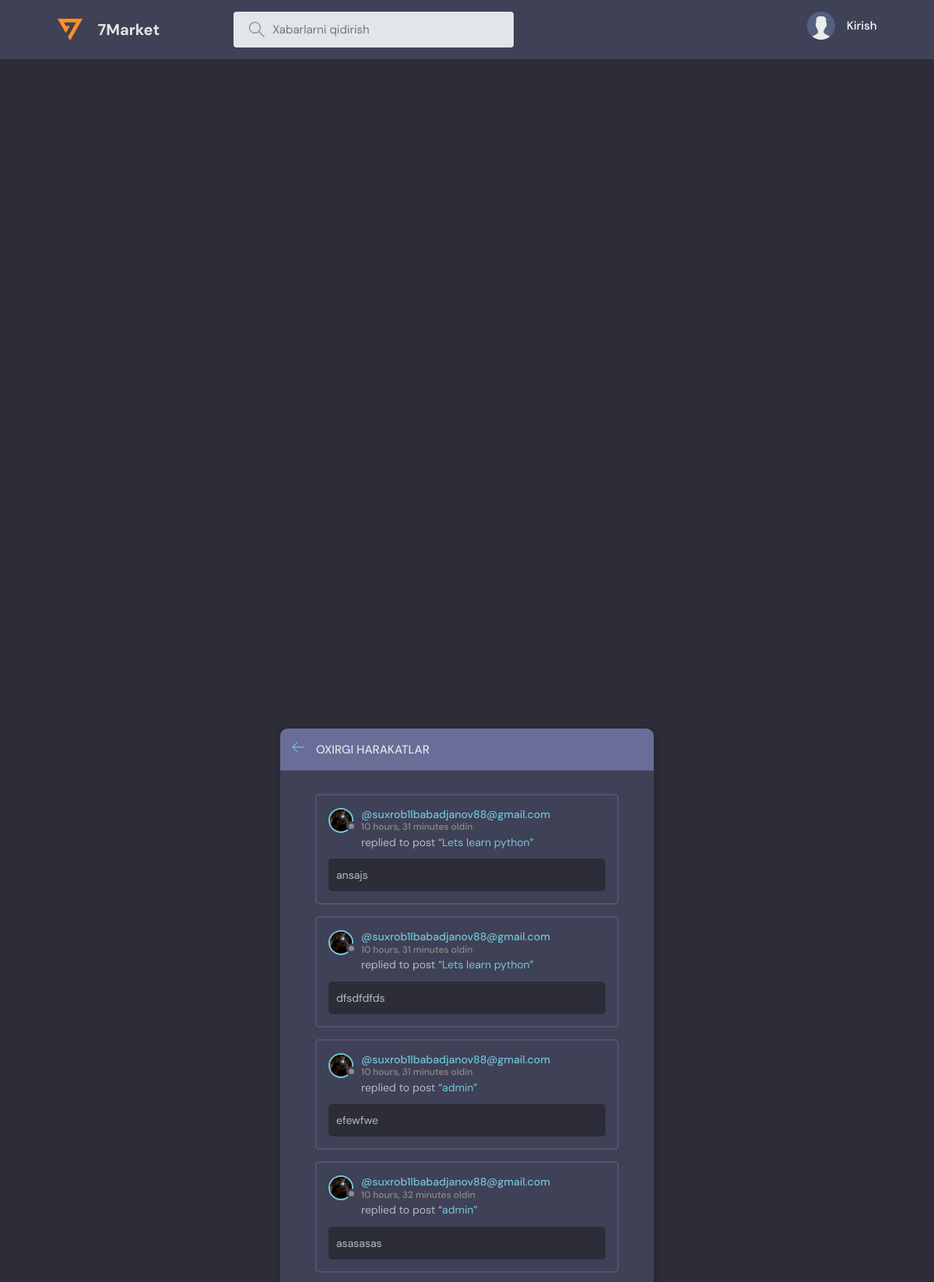
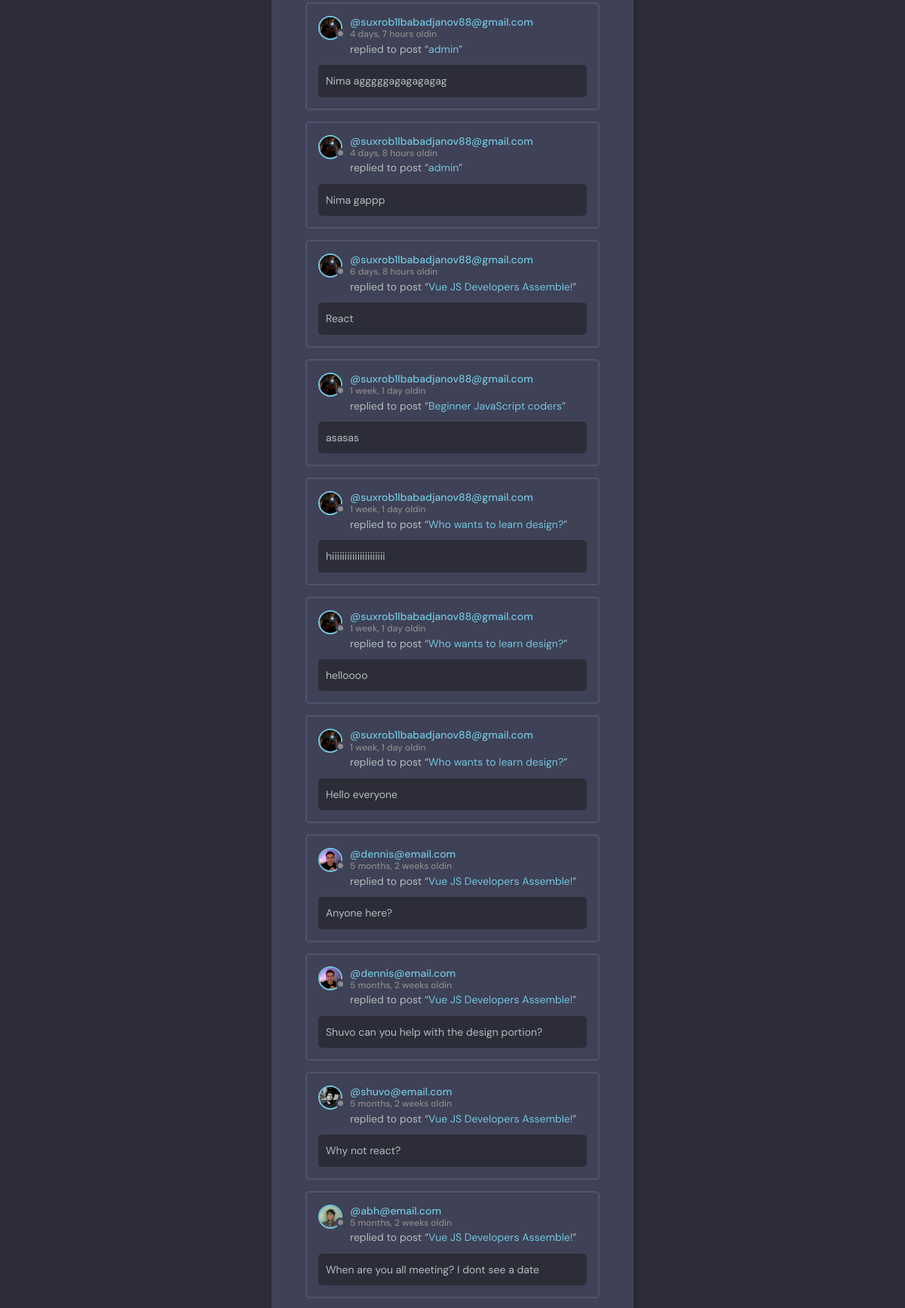
The page /activity/ (upper part) on the database its author committed (2 pictures, top to bottom).
### base/models.py (models this page shows, shortened)
class Message(models.Model):
    user = models.ForeignKey(User, on_delete=models.CASCADE)
    room = models.ForeignKey(Room, on_delete=models.CASCADE)
    body = models.TextField()
    updated = models.DateTimeField(auto_now=True)
    created = models.DateTimeField(auto_now_add=True)
    class Meta:
        ordering = ['-updated', '-created']

class User(AbstractUser):
    name = models.CharField(max_length=200, null=True)
    email = models.EmailField(unique=True, null=True)
    bio = models.TextField(null=True)
    avatar = models.ImageField(null=True, default="avatar.svg")
    USERNAME_FIELD = 'email'
    REQUIRED_FIELDS = []

class Room(models.Model):
    host = models.ForeignKey(User, on_delete=models.SET_NULL, null=True)
    topic = models.ForeignKey(Topic, on_delete=models.SET_NULL, null=True)
    name = models.CharField(max_length=200)
    description = models.TextField(null=True, blank=True)
    participants = models.ManyToManyField(
        User, related_name='participants', blank=True)
    updated = models.DateTimeField(auto_now=True)
    created = models.DateTimeField(auto_now_add=True)
    class Meta:
        ordering = ['-updated', '-created']
    def __str__(self):
        return self.name

### base/views.py (the view)
# urls.py: path('activity/', views.activityPage, name="activity"),
def activityPage(request):
    room_messages = Message.objects.all()
    return render(request, 'base/activity.html', {'room_messages': room_messages})

### base/templates/base/activity.html (shortened to what this page needs)
{% extends 'main.html' %}
{% block content %}
<main class="layout">
  <div class="container">
    <div class="layout__box">
      <div class="layout__boxHeader">
        <div class="layout__boxTitle">
          <a href="{% url 'home' %}">
            <svg version="1.1" xmlns="http://www.w3.org/2000/svg" width="32" height="32" viewBox="0 0 32 32">
              <title>strelka - chapga</title>
              <path
                d="M13.723 2.286l-13.723 13.714 13.719 13.714 1.616-1.611-10.96-10.96h27.625v-2.286h-27.625l10.965-10.965-1.616-1.607z">
              </path>
              </path>
            </svg>
          </a>
          <h3>Oxirgi harakatlar</h3>
        </div>
      </div>
      <div class="activities-page layout__body">
        {% for message in room_messages %}
        <div class="activities__box">
          <div class="activities__boxHeader roomListRoom__header">
            <a href="{% url 'user-profile' message.user.id %}" class="roomListRoom__author">
              <div class="avatar avatar--small">
                <img src="{{message.user.avatar.url}}" />
              </div>
              <p>
                @{{message.user}}
                <span>{{message.created|timesince}} oldin</span>
              </p>
            </a>
          </div>
          <div class="activities__boxContent">
            <p>replied to post “<a href="{% url 'room' message.room.id %}">{{message.room}}</a>”</p>
            <div class="activities__boxRoomContent">
              {{message.body}}
            </div>
          </div>
        </div>
        {% endfor %}
      </div>
    </div>
  </div>
</main>
{% endblock content %}

### static/styles/style.css (style rules this page uses)
:root { --color-main: #71c6dd; --color-main-light: #e1f6fb; --color-dark: #3f4156; --color-dark-medium: #51546e; --color-dark-light: #696d97; --color-light: #e5e5e5; --color-gray: #8b8b8b; --color-light-gray: #b2bdbd; --color-bg: #2d2d39; --color-success: #5dd693; --color-error: #fc4b0b; }
* { font-family: "DM Sans", -apple-system, BlinkMacSystemFont, "Segoe UI", Roboto, Oxygen, Ubuntu, Cantarell, "Open Sans", "Helvetica Neue", sans-serif; margin: 0; padding: 0; box-sizing: border-box; text-rendering: optimizeLegibility; font-size: inherit; }
html { font-size: 56.25%; }
@media only screen and (min-width: 1200px) { html { font-size: 62.5%; } }
body { line-height: 1.6; font-weight: 400; font-size: 1.5rem; color: var(--color-light-gray); background-color: var(--color-bg); min-height: 100vh; }
img { width: 100%; }
a { display: inline-block; color: var(--color-main); text-decoration: none; }
.container { max-width: 120rem; width: 90%; margin: auto; }
.avatar { position: relative; display: inline-block; border-radius: 50%; border: 2px solid var(--color-main); }
.avatar img { display: block; border-radius: 50%; object-fit: cover; object-position: center; }
.avatar::after { content: ""; display: block; position: absolute; background-color: var(--color-gray); z-index: 111; border-radius: 50%; border: 0.3rem solid var(--color-dark); }
.avatar.avatar--small img { width: 2.8rem; height: 2.8rem; }
.avatar.avatar--small:after { width: 0.7rem; height: 0.7rem; bottom: 0px; right: -6px; }
.layout { margin-top: 2.4rem; }
.layout > .container { display: flex; justify-content: space-between; align-items: flex-start; }
.layout__box { width: 90%; max-width: 48rem; min-height: 40rem; position: absolute; top: 60%; left: 50%; transform: translate(-50%, -46%); background-color: var(--color-dark); border-radius: 1rem; box-shadow: 1px 1px 6px 3px rgba(0, 0, 0, 0.1); overflow: hidden; }
.layout__boxHeader { display: flex; padding: 1.5rem; background-color: var(--color-dark-light); }
.layout__boxTitle { display: flex; gap: 1.5rem; align-items: center; }
.layout__boxTitle h3 { text-transform: uppercase; font-weight: 500; color: var(--color-light); }
.layout__boxTitle svg { width: 1.6rem; height: 1.6rem; fill: var(--color-main); }
.layout__body { margin: 3rem; }
.roomListRoom__header { display: flex; justify-content: space-between; align-items: center; }
.roomListRoom__author { font-weight: 500; display: flex; align-items: center; gap: 1rem; }
.activities__box { margin: 1.5rem; padding: 1.5rem; border: 2px solid var(--color-dark-medium); border-radius: 5px; }
.activities__boxHeader p { font-size: 1.4rem; line-height: 1.3; }
.activities__boxHeader p span { color: var(--color-gray); font-size: 1.2rem; display: block; }
.activities__boxContent { margin-left: 4.2rem; }
.activities__boxContent { font-size: 1.4rem; }
.activities__boxRoomContent { background: var(--color-bg); padding: 1rem; border-radius: 5px; margin-top: 1rem; margin-left: -4.2rem; }

### rows shown on the page
Message: user.avatar (picture), user "suxrob1lbabadjanov88@gmail.com", created "10 hours, 31 minutes", room "Lets learn python", body "ansajs"
Message: user.avatar (picture), user "suxrob1lbabadjanov88@gmail.com", created "10 hours, 31 minutes", room "Lets learn python", body "dfsdfdfds"
Message: user.avatar (picture), user "suxrob1lbabadjanov88@gmail.com", created "10 hours, 31 minutes", room "admin", body "efewfwe"
Message: user.avatar (picture), user "suxrob1lbabadjanov88@gmail.com", created "10 hours, 32 minutes", room "admin", body "asasasas"
Message: user.avatar (picture), user "suxrob1lbabadjanov88@gmail.com", created "4 days, 7 hours", room "admin", body "Nima agggggagagagagag"
Message: user.avatar (picture), user "suxrob1lbabadjanov88@gmail.com", created "4 days, 8 hours", room "admin", body "Nima gappp"
Message: user.avatar (picture), user "suxrob1lbabadjanov88@gmail.com", created "6 days, 8 hours", room "Vue JS Developers Assemble!", body "React"
Message: user.avatar (picture), user "suxrob1lbabadjanov88@gmail.com", created "1 week, 1 day", room "Beginner JavaScript coders", body "asasas"
Message: user.avatar (picture), user "suxrob1lbabadjanov88@gmail.com", created "1 week, 1 day", room "Who wants to learn design?", body "hiiiiiiiiiiiiiiiiiiiii"
Message: user.avatar (picture), user "suxrob1lbabadjanov88@gmail.com", created "1 week, 1 day", room "Who wants to learn design?", body "helloooo"
Message: user.avatar (picture), user "suxrob1lbabadjanov88@gmail.com", created "1 week, 1 day", room "Who wants to learn design?", body "Hello everyone"
Message: user.avatar (picture), user "dennis@email.com", created "5 months, 2 weeks", room "Vue JS Developers Assemble!", body "Anyone here?"
Message: user.avatar (picture), user "dennis@email.com", created "5 months, 2 weeks", room "Vue JS Developers Assemble!", body "Shuvo can you help with the design portion?"
Message: user.avatar (picture), user "shuvo@email.com", created "5 months, 2 weeks", room "Vue JS Developers Assemble!", body "Why not react?"
Message: user.avatar (picture), user "abh@email.com", created "5 months, 2 weeks", room "Vue JS Developers Assemble!", body "When are you all meeting? I dont see a date"
